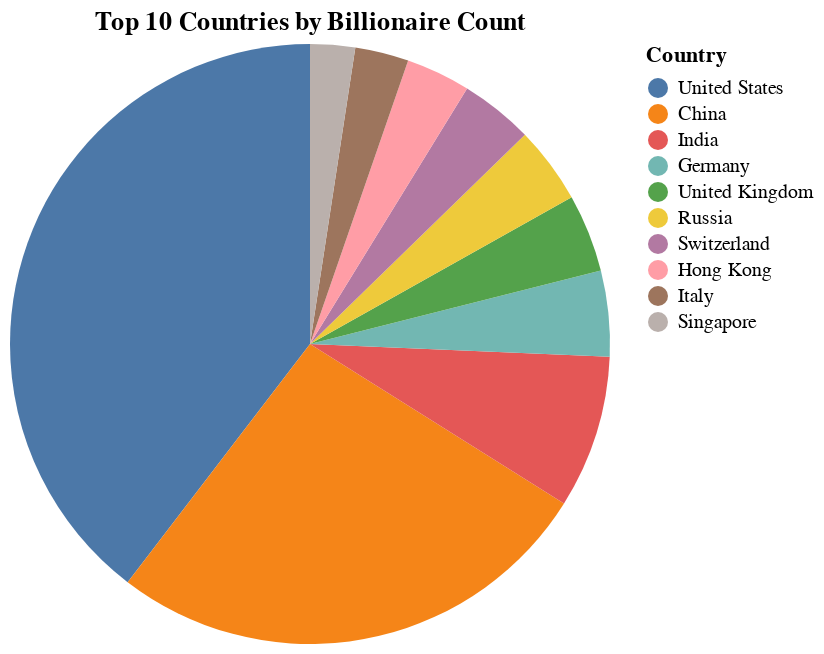

Notebook source saved alongside this figure:
### Code cell
import altair as alt
country_counts = data['country'].value_counts().reset_index()
country_counts.columns = ['country', 'count']

top_10_countries = country_counts.nlargest(10, 'count')

total_top_10_billionaires = top_10_countries['count'].sum()

top_10_countries['percentage'] = (top_10_countries['count'] / total_top_10_billionaires) * 100

pie_chart = alt.Chart(top_10_countries).mark_arc().encode(
    theta=alt.Theta(field='percentage', type='quantitative', title='Percentage (%)'),
    color=alt.Color(field='country', type='nominal', 
                    scale=alt.Scale(domain=top_10_countries['country']),
                    title='Country'),
    tooltip=['country:N', 'count:Q', 'percentage:Q']
).properties(
    title='Top 10 Countries by Billionaire Count' 
).configure_view(
    stroke=None
)

pie_chart.show()

### Figure 1 — Vega-Lite specification as saved in the notebook (floating-point values rounded to 4 significant figures)
{"config": {"view": {"continuousWidth": 300, "continuousHeight": 300, "stroke": null}}, "data": {"name": "data-799f82601a8000482c1c241dd5606837"}, "mark": {"type": "arc"}, "encoding": {"color": {"field": "country", "scale": {"domain": ["United States", "China", "India", "Germany", "United Kingdom", "Russia", "Switzerland", "Hong Kong", "Italy", "Singapore"]}, "title": "Country", "type": "nominal"}, "theta": {"field": "percentage", "title": "Percentage (%)", "type": "quantitative"}, "tooltip": [{"field": "country", "type": "nominal"}, {"field": "count", "type": "quantitative"}, {"field": "percentage", "type": "quantitative"}]}, "title": "Top 10 Countries by Billionaire Count", "$schema": "https://vega.github.io/schema/vega-lite/v5.20.1.json", "datasets": {"data-799f82601a8000482c1c241dd5606837": [{"country": "United States", "count": 754, "percentage": 39.6}, {"country": "China", "count": 504, "percentage": 26.47}, {"country": "India", "count": 157, "percentage": 8.246}, {"country": "Germany", "count": 88, "percentage": 4.622}, {"country": "United Kingdom", "count": 80, "percentage": 4.202}, {"country": "Russia", "count": 79, "percentage": 4.149}, {"country": "Switzerland", "count": 75, "percentage": 3.939}, {"country": "Hong Kong", "count": 66, "percentage": 3.466}, {"country": "Italy", "count": 55, "percentage": 2.889}, {"country": "Singapore", "count": 46, "percentage": 2.416}]}}
